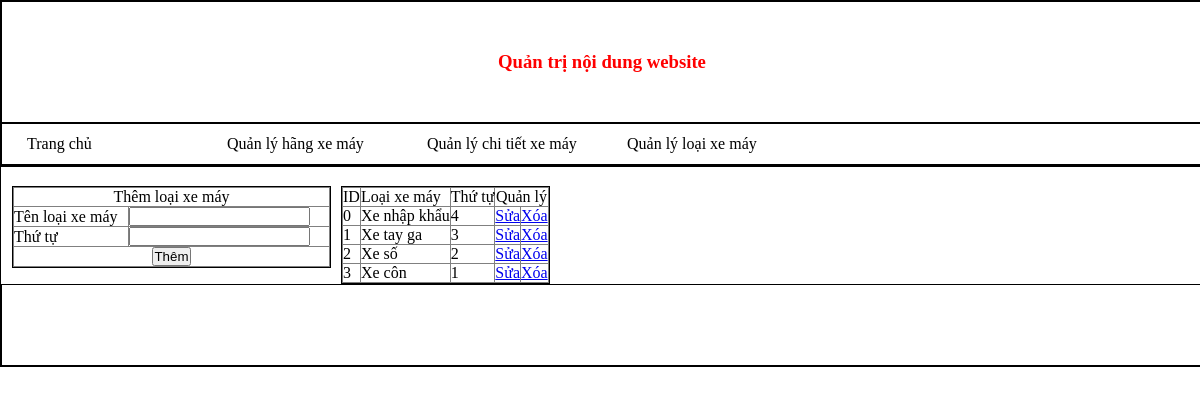
Page /admin/index.php?quanly=quanlyloaixemay&ac=them on the committed database.
### tables this page shows
CREATE TABLE `loaixemay` (
  `id_loaixm` int(100) NOT NULL,
  `loaixm` varchar(255) NOT NULL,
  `thutu` int(100) NOT NULL
);

### admin/modules/quanlyloaixemay/lietke.php (the view)
<?php
	$sql="select * from loaixemay order by id_loaixm desc";
	$run=mysqli_query($conn,$sql);
?>
<table width="100%" border="1">
  <tr>
    <td>ID</td>
    <td>Loại  xe máy</td>
    <td>Thứ tự</td>
    <td colspan="2"><div align="center">Quản lý</div></td>
  </tr>
 <?php
 	$i=0;
 	while($dong=mysqli_fetch_array($run)){
 ?>
  <tr>
    <td><?php echo $i; ?></td>
    <td><?php echo $dong['loaixm'] ?></td>
    <td><?php echo $dong['thutu'] ?></td>
    <td><a href="index.php?quanly=quanlyloaixemay&ac=sua&id= <?php echo $dong['id_loaixm'] ?>">Sửa</a></td>
    <td><a href="modules/quanlyloaixemay/xuly.php?id=<?php echo $dong['id_loaixm'] ?>">Xóa</a></td>
  </tr>
 <?php
 	$i++;
 	}
?>
</table>

### admin/style/css.css (style rules this page uses)
table { border-collapse:collapse; }
* { padding:0; margin:0; }

### rows in the picture
loaixemay: loaixm "Xe nhập khẩu", thutu "4"
loaixemay: loaixm "Xe tay ga", thutu "3"
loaixemay: loaixm "Xe số", thutu "2"
loaixemay: loaixm "Xe côn", thutu "1"
